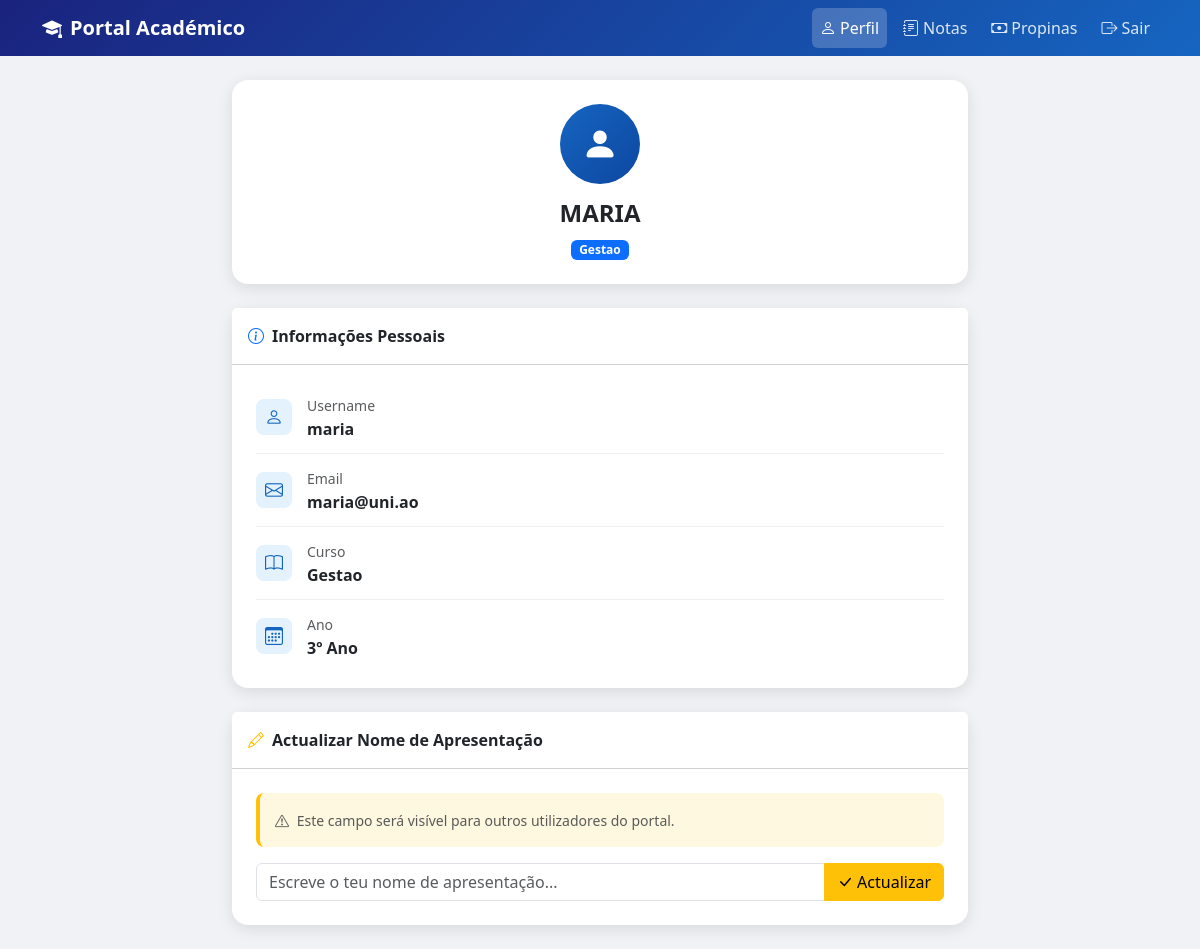
/perfil (signed in), run on the app's committed database.
### tables this page shows
CREATE TABLE alunos (
            id INTEGER PRIMARY KEY AUTOINCREMENT,
            nome TEXT NOT NULL,
            email TEXT NOT NULL,
            senha TEXT NOT NULL,
            curso TEXT NOT NULL,
            ano INTEGER NOT NULL
        );

### app.py (the view)
@app.route('/perfil')
def perfil():
    if 'aluno_id' not in session:
        return redirect(url_for('login'))
    conn = get_db()
    cursor = conn.cursor()
    cursor.execute("SELECT * FROM alunos WHERE id = ?", (session['aluno_id'],))
    aluno = cursor.fetchone()
    conn.close()
    nome_apresentacao = session.get('nome_apresentacao', None)
    return render_template('perfil.html', aluno=aluno, nome_apresentacao=nome_apresentacao)

### app.py (called while the page is built)
@app.after_request
def adicionar_headers(response):
    response.headers['X-Frame-Options'] = 'DENY'
    response.headers['X-Content-Type-Options'] = 'nosniff'
    response.headers['Content-Security-Policy'] = "default-src 'self' https://cdn.jsdelivr.net https://cdnjs.cloudflare.com; style-src 'self' 'unsafe-inline' https://cdn.jsdelivr.net; script-src 'self' 'unsafe-inline' https://cdn.jsdelivr.net; font-src 'self' https://cdn.jsdelivr.net"
    return response

def get_db():
    conn = sqlite3.connect('portal.db')
    conn.row_factory = sqlite3.Row
    return conn

### templates/perfil.html (shortened to what this page needs)
<!DOCTYPE html>
<html lang="pt">
<head>
    <link href="https://cdn.jsdelivr.net/npm/bootstrap@5.3.0/dist/css/bootstrap.min.css" rel="stylesheet">
    <link href="https://cdn.jsdelivr.net/npm/bootstrap-icons@1.10.5/font/bootstrap-icons.css" rel="stylesheet">
</head>
<body>
    <nav class="navbar navbar-expand-lg navbar-dark mb-4">
        <div class="container">
            <a class="navbar-brand fw-bold" href="#">
                <i class="bi bi-mortarboard-fill me-2"></i>Portal Académico
            </a>
            <div class="navbar-nav ms-auto d-flex flex-row gap-2">
                <a class="nav-link nav-link-custom active" href="/perfil">
                    <i class="bi bi-person me-1"></i>Perfil
                </a>
                <a class="nav-link nav-link-custom" href="/notas">
                    <i class="bi bi-journal-text me-1"></i>Notas
                </a>
                <a class="nav-link nav-link-custom" href="/propinas">
                    <i class="bi bi-cash me-1"></i>Propinas
                </a>
                <a class="nav-link nav-link-custom" href="/logout">
                    <i class="bi bi-box-arrow-right me-1"></i>Sair
                </a>
            </div>
        </div>
    </nav>
    <div class="container">
        <div class="row justify-content-center">
            <div class="col-md-8">
                <div class="card mb-4">
                    <div class="card-body p-4 text-center">
                        <div class="avatar">
                            <i class="bi bi-person-fill"></i>
                        </div>
                        <h4 class="fw-bold">{{ aluno['nome'] | upper }}</h4>
                        <span class="badge bg-primary">{{ aluno['curso'] }}</span>
                    </div>
                </div>
                <div class="card mb-4">
                    <div class="card-header bg-white fw-bold py-3">
                        <i class="bi bi-info-circle text-primary me-2"></i>Informações Pessoais
                    </div>
                    <div class="card-body px-4">
                        <div class="info-item">
                            <div class="info-icon"><i class="bi bi-person"></i></div>
                            <div>
                                <small class="text-muted">Username</small>
                                <div class="fw-semibold">{{ aluno['nome'] }}</div>
                            </div>
                        </div>
                        <div class="info-item">
                            <div class="info-icon"><i class="bi bi-envelope"></i></div>
                            <div>
                                <small class="text-muted">Email</small>
                                <div class="fw-semibold">{{ aluno['email'] }}</div>
                            </div>
                        </div>
                        <div class="info-item">
                            <div class="info-icon"><i class="bi bi-book"></i></div>
                            <div>
                                <small class="text-muted">Curso</small>
                                <div class="fw-semibold">{{ aluno['curso'] }}</div>
                            </div>
                        </div>
                        <div class="info-item">
                            <div class="info-icon"><i class="bi bi-calendar3"></i></div>
                            <div>
                                <small class="text-muted">Ano</small>
                                <div class="fw-semibold">{{ aluno['ano'] }}º Ano</div>
                            </div>
                        </div>
                    </div>
                </div>
                <div class="card mb-4">
                    <div class="card-header bg-white fw-bold py-3">
                        <i class="bi bi-pencil text-warning me-2"></i>Actualizar Nome de Apresentação
                    </div>
                    <div class="card-body p-4">
                        <div class="xss-zone mb-3">
                            <small class="text-muted">
                                <i class="bi bi-exclamation-triangle me-1"></i>
                                Este campo será visível para outros utilizadores do portal.
                            </small>
                        </div>
                        <form method="POST" action="/actualizar_nome">
                            <div class="input-group">
                                <input
                                    type="text"
                                    name="novo_nome"
                                    class="form-control"
                                    placeholder="Escreve o teu nome de apresentação..."
                                />
                                <button class="btn btn-warning" type="submit">
                                    <i class="bi bi-check-lg me-1"></i>Actualizar
                                </button>
                            </div>
                        </form>
                    </div>
                </div>
            </div>
        </div>
    </div>
</body>
</html>

### templates/perfil.html (style rules this page uses)
body { background-color: #f0f2f5; }
.navbar { background: linear-gradient(135deg, #1a237e, #1565c0); }
.card { border: none; border-radius: 16px; box-shadow: 0 4px 16px rgba(0,0,0,0.1); }
.avatar { width: 80px; height: 80px; background: linear-gradient(135deg, #1565c0, #0d47a1); border-radius: 50%; display: flex; align-items: center; justify-content: center; font-size: 36px; color: white; margin: 0 auto 15px; }
.info-item { display: flex; align-items: center; padding: 12px 0; border-bottom: 1px solid #f0f0f0; }
.info-item:last-child { border-bottom: none; }
.info-icon { width: 36px; height: 36px; background-color: #e3f2fd; border-radius: 8px; display: flex; align-items: center; justify-content: center; margin-right: 15px; color: #1565c0; font-size: 18px; flex-shrink: 0; }
.nav-link-custom { color: rgba(255,255,255,0.85) !important; font-weight: 500; }
.nav-link-custom.active { color: white !important; background-color: rgba(255,255,255,0.2); border-radius: 6px; }
.xss-zone { background-color: #fff8e1; border-left: 4px solid #ffc107; border-radius: 8px; padding: 15px; }

### data on the page
alunos: nome "MARIA", curso "Gestao", nome "maria", email "maria@uni.ao", ano "3"
